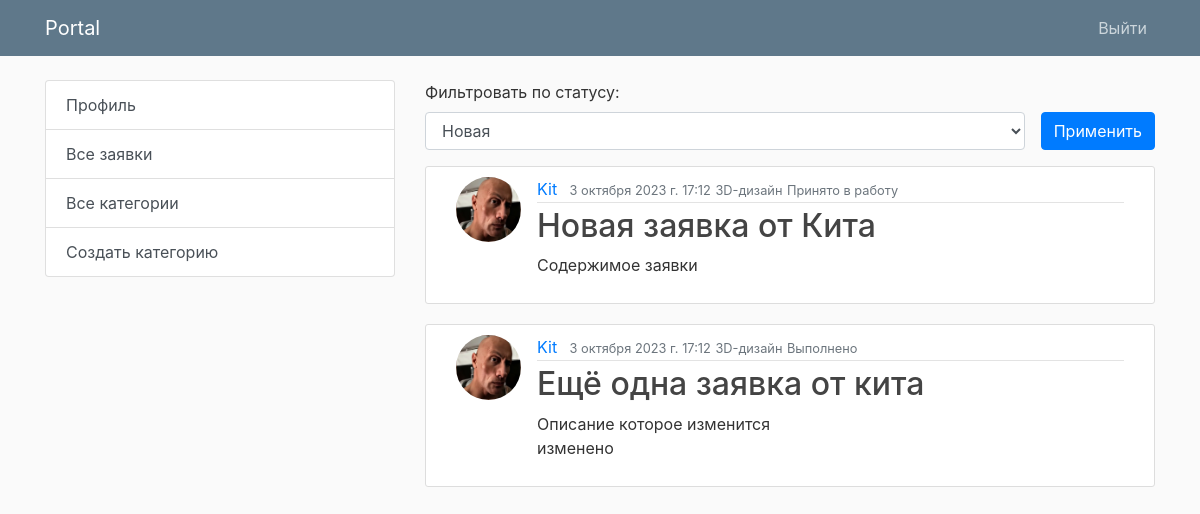
The app's page /request/Kit (signed in) with its own data.
### app/models.py (models this page shows, shortened)
class DesignRequest(models.Model):
    STATUS_CHOICES = [
        ('new', 'Новая'),
        ('in_progress', 'Принято в работу'),
        ('completed', 'Выполнено'),
    ]
    title = models.CharField(max_length=100)
    content = models.TextField()
    created_at = models.DateTimeField(auto_now_add=True)
    updated_at = models.DateTimeField(auto_now=True)
    user = models.ForeignKey(User, on_delete=models.CASCADE)
    image = models.ImageField(upload_to='images')
    category = models.ForeignKey(Category, on_delete=models.CASCADE)
    status = models.CharField(max_length=20, choices=STATUS_CHOICES, default='new')
    comment = models.TextField(null=True, blank=True)
    image_after = models.ImageField(upload_to='images', null=True, blank=True)

class Category(models.Model):
    title = models.CharField(max_length=100)
    def __str__(self):
        return self.title

### user/models.py (models this page shows, shortened)
class Profile(models.Model):
    user = models.OneToOneField(User, on_delete=models.CASCADE)
    image = models.ImageField(default='default.jpg', upload_to='profile_pics')

### app/views.py (the view, shortened to what this page needs)
# urls.py: path('', design_request_list, name='request-home'),
@login_required
def design_request_list(request, username=None):
    status = request.GET.get("status")
    user = get_object_or_404(User, username=request.user.username)
    if user.is_superuser:
        design_requests = DesignRequest.objects.all()
        context = { 'design_requests': design_requests }
        if status:
            design_requests = DesignRequest.objects.filter(status=status).order_by("created_at")
            context = { 'design_requests': design_requests, "status": status }
        if username:
            user = get_object_or_404(User, username=username)
            design_requests = DesignRequest.objects.filter(user=user)
            context = { 'design_requests': design_requests, "status": status }
        return render(request, 'design/user_design_requests.html', context)

### app/templates/design/user_design_requests.html (shortened to what this page needs)
{% extends 'design/base.html' %}
{% block content %}
{% if page != 'home' %}
<div class="form-group">
	<form method="GET">
		<label for="exampleFormControlSelect1">Фильтровать по статусу:</label>
		<div class="d-flex">
			<select name="status" class="form-control" id="exampleFormControlSelect1">
				<option {% if status == "new" %} selected {% endif %} name="new" value="new">Новая</option>
			</select>
			<button type="submit" class="btn btn-primary ml-3">Применить</button>
		</div>
	</form>
</div>
{% endif %}
{% for design_request in design_requests %}
<article class="media content-section">
	<img class="rounded-circle article-img" src="{{ design_request.user.profile.image.url }}" />
	<div class="media-body">
		<div class="article-metadata">
			{% if user.is_superuser %}
			<a class="mr-2" href="{% url 'design_request_list' %}">{{ design_request.user.username }}</a>
			{% else %}
			<a class="mr-2" href="{% url 'design_request_list'  %}">{{ design_request.user.username }}</a>
			{% endif %}
			<small class="text-muted">{{ design_request.created_at }}</small>
			<small class="text-muted">{{ design_request.category }}</small>
			<small class="text-muted">
				{% if design_request.status == 'in_progress' %}Принято в работу {% endif %}
				{% if design_request.status == 'completed' %} Выполнено {% endif %}
			</small>
		</div>
		<h2>
			<a class="article-title" href="{% url 'design_request_detail' design_request.id %}">{{ design_request.title}}</a>
		</h2>
		<p class="article-content">{{ design_request.content }}</p>
	</div>
</article>
{% endfor %}
{% endblock %}

### app/static/design/main.css (style rules this page uses)
body { background: #fafafa; color: #333333; margin-top: 5rem; }
h1, h2, h3, h4, h5, h6 { color: #444444; }
.content-section { background: #ffffff; padding: 10px 30px; border: 1px solid #dddddd; border-radius: 3px; margin-bottom: 20px; }
.article-title { color: #444444; }
.article-content { white-space: pre-line; }
.article-img { height: 65px; width: 65px; margin-right: 16px; }
.article-metadata { padding-bottom: 1px; margin-bottom: 4px; border-bottom: 1px solid #e3e3e3 }

### records on screen
DesignRequest: user.profile.image (placeholder picture), user.username "Kit", created_at "3 октября 2023 г. 17:12", category "3D-дизайн", status "Принято в работу", title "Новая заявка от Кита", content "Содержимое заявки"
DesignRequest: user.profile.image (placeholder picture), user.username "Kit", created_at "3 октября 2023 г. 17:12", category "3D-дизайн", status "Выполнено", title "Ещё одна заявка от кита", content "Описание которое изменится изменено"
